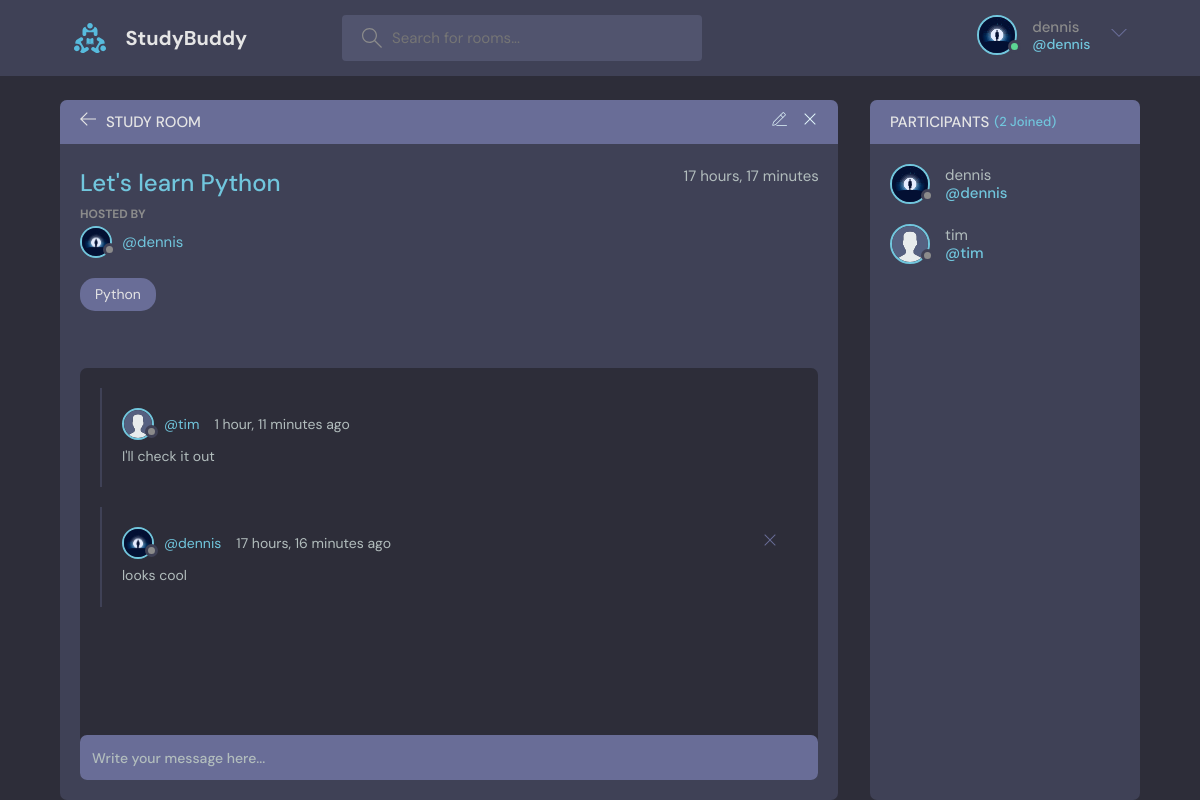
Screenshot of /rooms/1/ (signed in) with the database file from the repository.
### base/models.py (models this page shows, shortened)
class User(AbstractUser):
    name = models.CharField(max_length=200, null=True)
    email = models.EmailField(unique=True, null=True)
    bio = models.TextField(null=True)
    avatar = models.ImageField(null=True, default="avatar.svg")
    USERNAME_FIELD = 'email'
    REQUIRED_FIELDS = []

class Room(models.Model):
    hosts = models.ForeignKey(User, on_delete=models.SET_NULL, null=True)
    topic = models.ForeignKey(Topic, on_delete=models.SET_NULL, null=True)
    name = models.CharField(max_length=100)
    description = models.TextField(null=True, blank=True)
    participants = models.ManyToManyField(User, related_name='participants', blank=True)
    created_at = models.DateTimeField(auto_now_add=True)
    updated_at = models.DateTimeField(auto_now=True)
    class Meta:
        ordering = ['-updated_at', '-created_at']

class Topic(models.Model):
    name = models.CharField(max_length=200)
    def __str__(self):
        return self.name

class Message(models.Model):
    user = models.ForeignKey(User, on_delete=models.CASCADE)
    Room = models.ForeignKey(Room, on_delete=models.CASCADE)
    body = models.TextField()
    created_at = models.DateTimeField(auto_now_add=True)
    updated_at = models.DateTimeField(auto_now=True)
    class Meta:
        ordering = ['-updated_at', '-created_at']

### base/views.py (the view, shortened to what this page needs)
# urls.py: path('rooms/<str:pk>/', views.room_view, name='rooms'),
def room_view(request, pk):
    room = Room.objects.get(id=pk)
    room_messages = room.message_set.all()
    participants = room.participants.all()
    context = {'room': room, 'room_messages': room_messages, 'participants': participants}
    return render(request, 'base/rooms.html', context)

### base/templates/base/rooms.html (shortened to what this page needs)
{% extends 'main.html' %}
{% block content %}
<main class="profile-page layout layout--2">
  <div class="container">
    <div class="room">
      <div class="room__top">
        <div class="room__topLeft">
          <a href="{% url 'home' %}">
            <svg version="1.1" xmlns="http://www.w3.org/2000/svg" width="32" height="32" viewBox="0 0 32 32">
              <title>arrow-left</title>
              <path
                d="M13.723 2.286l-13.723 13.714 13.719 13.714 1.616-1.611-10.96-10.96h27.625v-2.286h-27.625l10.965-10.965-1.616-1.607z"
              ></path>
            </svg>
          </a>
          <h3>Study Room</h3>
        </div>
        {% if room.hosts == request.user %}
        <div class="room__topRight">
          <a href="{% url 'update-room' room.id %}">
          </a>
          <a href="{% url 'delete-room' room.id %}">
            <svg version="1.1" xmlns="http://www.w3.org/2000/svg" width="32" height="32" viewBox="0 0 32 32">
              <title>remove</title>
              <path
                d="M27.314 6.019l-1.333-1.333-9.98 9.981-9.981-9.981-1.333 1.333 9.981 9.981-9.981 9.98 1.333 1.333 9.981-9.98 9.98 9.98 1.333-1.333-9.98-9.98 9.98-9.981z"
              ></path>
            </svg>
          </a>
        </div>
        {% endif %}
      </div>
      <div class="room__box scroll">
        <div class="room__header scroll">
          <div class="room__info">
            <h3>{{room.name}}</h3>
            <span>{{room.created_at|timesince}}</span>
          </div>
          <div class="room__hosted">
            <p>Hosted By</p>
            <a href="{% url 'user-profile' room.hosts.id %}" class="room__author">
              <div class="avatar avatar--small">
                <img src="{{room.hosts.avatar.url}}" />
              </div>
              <span>@{{room.hosts.username}}</span>
            </a>
          </div>
          <span class="room__topics">{{room.topic}}</span>
        </div>
        <div class="room__conversation">
          <div class="threads scroll">
            {% for message in room_messages %}
            <div class="thread">
              <div class="thread__top">
                <div class="thread__author">
                  <a href="{% url 'user-profile' message.user.id%} " class="thread__authorInfo">
                    <div class="avatar avatar--small">
                      <img src="{{message.user.avatar.url}}" />
                    </div>
                    <span>@{{message.user.username}}</span>
                  </a>
                  <span class="thread__date">{{message.created_at|timesince}} ago</span>
                </div>
                {% if message.user == request.user %}
                <a href="{% url 'delete-message' message.id %}">
                  <div class="thread__delete">
                    <svg version="1.1" xmlns="http://www.w3.org/2000/svg" width="32" height="32" viewBox="0 0 32 32">
                      <title>remove</title>
                      <path
                        d="M27.314 6.019l-1.333-1.333-9.98 9.981-9.981-9.981-1.333 1.333 9.981 9.981-9.981 9.98 1.333 1.333 9.981-9.98 9.98 9.98 1.333-1.333-9.98-9.98 9.98-9.981z"
                      ></path>
                    </svg>
                  </div>
                </a>
                {% endif %}
              </div>
              <div class="thread__details">
                {{message.body}}
              </div>
            </div>
            {% endfor %}
          </div>
        </div>
      </div>
      <div class="room__message">
        <form action="" method="POST">
          <input name="body" placeholder="Write your message here..." />
        </form>
      </div>
    </div>
    <div class="participants">
      <h3 class="participants__top">Participants <span>({{participants.count}} Joined)</span></h3>
      <div class="participants__list scroll">
        {% for user in participants %}
        <a href="{% url 'user-profile' user.id %}" class="participant">
          <div class="avatar avatar--medium">
            <img src="{{user.avatar.url}}" />
          </div>
          <p>
            {{user.username}}
            <span>@{{user.username}}</span>
          </p>
        </a>
        {% endfor %}
      </div>
    </div>
  </div>
</main>
{% endblock content %}

### templates/navbar.html (shortened to what this page needs)
{% load static %}
<header class="header header--loggedIn">
      <div class="container">
        <a href="{% url 'home' %}" class="header__logo">
          <img src="{% static 'images/logo.svg' %}" />
          <h1>StudyBuddy</h1>
        </a>
        <form class="header__search" method="GET" action="{% url 'home' %}">
          <label>
            <input name="q" placeholder="Search for rooms..." />
          </label>
        </form>
        <nav class="header__menu">
          {% if request.user.is_authenticated %}
          <div class="header__user">
            <a href="{% url 'update-user' %}">
              <div class="avatar avatar--medium active">
                <img src="{{request.user.avatar.url}}" />
              </div>
              <p>{{ request.user.username }} <span>@{{ request.user.username }}</span></p>
            </a>
            <button class="dropdown-button">
              <svg version="1.1" xmlns="http://www.w3.org/2000/svg" width="32" height="32" viewBox="0 0 32 32">
                <title>chevron-down</title>
                <path d="M16 21l-13-13h-3l16 16 16-16h-3l-13 13z"></path>
              </svg>
            </button>
          </div>
          {% else %}
          <a href="{% url 'login' %}">
            <img src="{% static 'images/avatar.svg' %}" />
            <p>Login</p>
          </a>
          {% endif %}
        </nav>
      </div>
    </header>

### rows the page displays
User: user.avatar (picture), user.username "dennis", avatar (picture), username "dennis"
Room: name "Let's learn Python", created_at "17 hours, 17 minutes", hosts.avatar (picture), hosts.username "dennis", topic "Python"
Message: user.avatar (placeholder picture), user.username "tim", created_at "1 hour, 11 minutes", body "I'll check it out"
Message: user.avatar (picture), user.username "dennis", created_at "17 hours, 16 minutes", body "looks cool"
User: avatar (placeholder picture), username "tim"

### other values shown
{{ participants.count }} "2"
